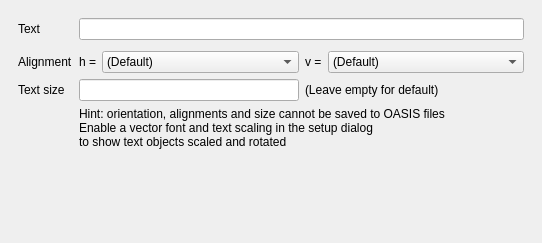
<ui version="4.0" >
 <class>EditorOptionsText</class>
 <widget class="QWidget" name="EditorOptionsText" >
  <property name="geometry" >
   <rect>
    <x>0</x>
    <y>0</y>
    <width>542</width>
    <height>243</height>
   </rect>
  </property>
  <property name="windowTitle" >
   <string>Form</string>
  </property>
  <layout class="QVBoxLayout" >
   <property name="margin" >
    <number>9</number>
   </property>
   <property name="spacing" >
    <number>6</number>
   </property>
   <item>
    <widget class="QFrame" name="frame" >
     <property name="frameShape" >
      <enum>QFrame::NoFrame</enum>
     </property>
     <property name="frameShadow" >
      <enum>QFrame::Raised</enum>
     </property>
     <layout class="QGridLayout" >
      <property name="margin" >
       <number>9</number>
      </property>
      <property name="spacing" >
       <number>6</number>
      </property>
      <item row="2" column="0" >
       <widget class="QLabel" name="label_4" >
        <property name="text" >
         <string>Alignment</string>
        </property>
       </widget>
      </item>
      <item row="2" column="1" >
       <widget class="QLabel" name="label_8" >
        <property name="sizePolicy" >
         <sizepolicy>
          <hsizetype>0</hsizetype>
          <vsizetype>5</vsizetype>
          <horstretch>0</horstretch>
          <verstretch>0</verstretch>
         </sizepolicy>
        </property>
        <property name="text" >
         <string>h =</string>
        </property>
       </widget>
      </item>
      <item row="3" column="0" >
       <widget class="QLabel" name="Text size" >
        <property name="text" >
         <string>Text size</string>
        </property>
       </widget>
      </item>
      <item row="0" column="1" colspan="4" >
       <widget class="QLineEdit" name="text_le" >
        <property name="sizePolicy" >
         <sizepolicy>
          <hsizetype>7</hsizetype>
          <vsizetype>0</vsizetype>
          <horstretch>0</horstretch>
          <verstretch>0</verstretch>
         </sizepolicy>
        </property>
       </widget>
      </item>
      <item row="0" column="0" >
       <widget class="QLabel" name="label_2" >
        <property name="sizePolicy" >
         <sizepolicy>
          <hsizetype>0</hsizetype>
          <vsizetype>5</vsizetype>
          <horstretch>0</horstretch>
          <verstretch>0</verstretch>
         </sizepolicy>
        </property>
        <property name="text" >
         <string>Text</string>
        </property>
       </widget>
      </item>
      <item row="4" column="1" colspan="4" >
       <widget class="QLabel" name="label_3" >
        <property name="text" >
         <string>Hint: orientation, alignments and size cannot be saved to OASIS files
Enable a vector font and text scaling in the setup dialog 
to show text objects scaled and rotated</string>
        </property>
       </widget>
      </item>
      <item row="3" column="1" colspan="2" >
       <widget class="QLineEdit" name="size_le" />
      </item>
      <item row="3" column="3" colspan="2" >
       <widget class="QLabel" name="label" >
        <property name="text" >
         <string>(Leave empty for default)</string>
        </property>
       </widget>
      </item>
      <item row="2" column="4" >
       <widget class="QComboBox" name="valign_cbx" >
        <property name="sizePolicy" >
         <sizepolicy>
          <hsizetype>5</hsizetype>
          <vsizetype>0</vsizetype>
          <horstretch>1</horstretch>
          <verstretch>0</verstretch>
         </sizepolicy>
        </property>
        <item>
         <property name="text" >
          <string>(Default)</string>
         </property>
        </item>
        <item>
         <property name="text" >
          <string>Top</string>
         </property>
        </item>
        <item>
         <property name="text" >
          <string>Center</string>
         </property>
        </item>
        <item>
         <property name="text" >
          <string>Bottom</string>
         </property>
        </item>
       </widget>
      </item>
      <item row="2" column="3" >
       <widget class="QLabel" name="label_9" >
        <property name="sizePolicy" >
         <sizepolicy>
          <hsizetype>0</hsizetype>
          <vsizetype>5</vsizetype>
          <horstretch>0</horstretch>
          <verstretch>0</verstretch>
         </sizepolicy>
        </property>
        <property name="text" >
         <string>v =</string>
        </property>
       </widget>
      </item>
      <item row="2" column="2" >
       <widget class="QComboBox" name="halign_cbx" >
        <property name="sizePolicy" >
         <sizepolicy>
          <hsizetype>5</hsizetype>
          <vsizetype>0</vsizetype>
          <horstretch>1</horstretch>
          <verstretch>0</verstretch>
         </sizepolicy>
        </property>
        <item>
         <property name="text" >
          <string>(Default)</string>
         </property>
        </item>
        <item>
         <property name="text" >
          <string>Left</string>
         </property>
        </item>
        <item>
         <property name="text" >
          <string>Center</string>
         </property>
        </item>
        <item>
         <property name="text" >
          <string>Right</string>
         </property>
        </item>
       </widget>
      </item>
      <item row="1" column="0" colspan="5" >
       <spacer>
        <property name="orientation" >
         <enum>Qt::Vertical</enum>
        </property>
        <property name="sizeType" >
         <enum>QSizePolicy::Fixed</enum>
        </property>
        <property name="sizeHint" >
         <size>
          <width>20</width>
          <height>5</height>
         </size>
        </property>
       </spacer>
      </item>
     </layout>
    </widget>
   </item>
   <item>
    <spacer>
     <property name="orientation" >
      <enum>Qt::Vertical</enum>
     </property>
     <property name="sizeHint" >
      <size>
       <width>20</width>
       <height>40</height>
      </size>
     </property>
    </spacer>
   </item>
  </layout>
 </widget>
 <tabstops>
  <tabstop>text_le</tabstop>
  <tabstop>halign_cbx</tabstop>
  <tabstop>valign_cbx</tabstop>
  <tabstop>size_le</tabstop>
 </tabstops>
 <resources/>
 <connections/>
</ui>
